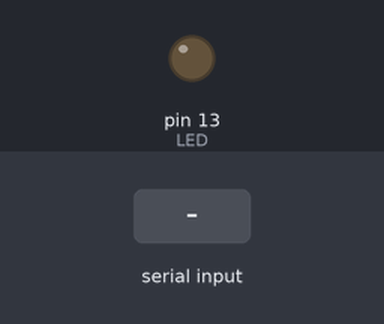
Recording of a sketch running on a simulated Arduino Uno, built with avr-gcc and run on an emulated ATmega328P. On the bench: output pins drawn as LEDs (lit = HIGH). The inputs (shaded band) are chosen by the test bench. What the sketch prints to the serial monitor is not drawn.

Above: at 16.2 s.
16.3 s: "1" received over Serial
At 18.4 s:
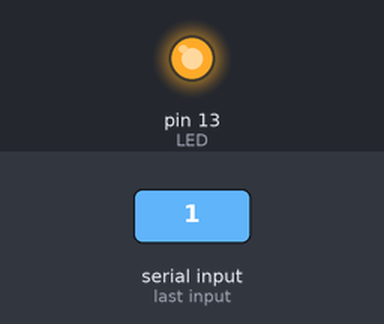
18.9 s: "0" received over Serial
At 20.4 s:
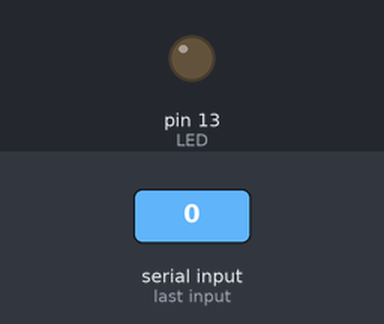
Timing chart, 0 to 21.9 s (numbered marks = the images above; inputs shaded):
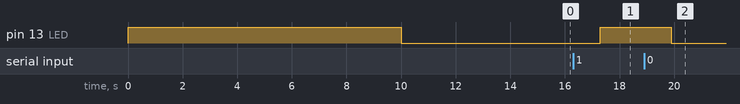

The sketch:

BLUETOOTH_EXPLAIN.ino
```cpp
//#include <SoftwareSerial.h>


int LED = 13; //led pin
int info = 0;//variable for the information comming from the bluetooth module
int state = 0;//simple variable for displaying the state
//SoftwareSerial blu(2, 3);


void setup() {
  pinMode(LED, OUTPUT);    //defining LED pin
  digitalWrite(LED, HIGH);

 delay(10000);
 Serial.begin(9600); //making serial connection
 digitalWrite(LED, LOW);
 delay(5000);//once the programm starts, it's going to turn of the led, as it can be missleading
 Serial.println("Conectado");
}
void loop() {
  char cad[10];
  int i = 0;
  while(Serial.available() > 0 && i < 10){  //if there is any information comming from the serial lines...
    info = Serial.read();
    cad [i] = (char) info;
    i++;
    delay(1000);
       //...than store it into the "info" variable
  }
  if(info == '1'){                //if it gets the number 1(stored in the info variable...
    digitalWrite(LED, HIGH);
    delay(100);//it's gonna turn the led on(the on board one)
   Serial.println("on ");
   for(int i = 0; i < 10 ; ++i){
    Serial.println(cad[i]);

   }
   info = 'd';

  }
  else if(info == '0'){
    digitalWrite(LED, LOW);      //else, it's going to turn it off
    info = 'd';
  }
}
```

Measured:
- after the input at 16.3 s, pin 13 (LED): LOW → HIGH after 1.0 s
- after the input at 18.9 s, pin 13 (LED): HIGH → LOW after 1.0 s
